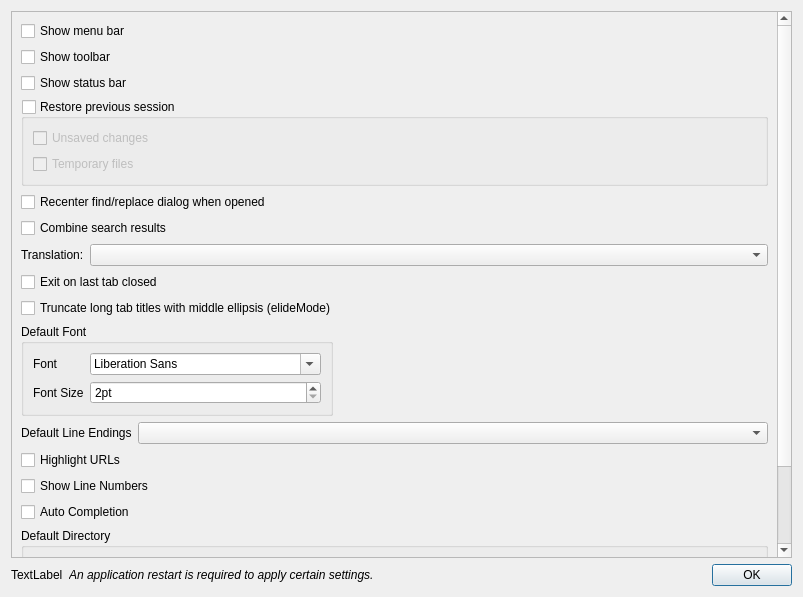
<?xml version="1.0" encoding="UTF-8"?>
<ui version="4.0">
 <class>PreferencesDialog</class>
 <widget class="QDialog" name="PreferencesDialog">
  <property name="geometry">
   <rect>
    <x>0</x>
    <y>0</y>
    <width>803</width>
    <height>597</height>
   </rect>
  </property>
  <property name="windowTitle">
   <string>Preferences</string>
  </property>
  <layout class="QVBoxLayout" name="verticalLayout">
   <item>
    <widget class="QScrollArea" name="scrollArea">
     <property name="widgetResizable">
      <bool>true</bool>
     </property>
     <widget class="QWidget" name="scrollAreaWidgetContents">
      <property name="geometry">
       <rect>
        <x>0</x>
        <y>-99</y>
        <width>769</width>
        <height>644</height>
       </rect>
      </property>
      <layout class="QVBoxLayout" name="verticalLayout_4">
       <item>
        <layout class="QVBoxLayout" name="verticalLayout_2">
         <item>
          <widget class="QCheckBox" name="checkBoxMenuBar">
           <property name="text">
            <string>Show menu bar</string>
           </property>
          </widget>
         </item>
         <item>
          <widget class="QCheckBox" name="checkBoxToolBar">
           <property name="text">
            <string>Show toolbar</string>
           </property>
          </widget>
         </item>
         <item>
          <widget class="QCheckBox" name="checkBoxStatusBar">
           <property name="text">
            <string>Show status bar</string>
           </property>
          </widget>
         </item>
         <item>
          <widget class="QGroupBox" name="gbxRestorePreviousSession">
           <property name="title">
            <string>Restore previous session</string>
           </property>
           <property name="checkable">
            <bool>true</bool>
           </property>
           <property name="checked">
            <bool>false</bool>
           </property>
           <layout class="QVBoxLayout" name="verticalLayout_3">
            <item>
             <widget class="QCheckBox" name="checkBoxUnsavedFiles">
              <property name="text">
               <string>Unsaved changes</string>
              </property>
             </widget>
            </item>
            <item>
             <widget class="QCheckBox" name="checkBoxRestoreTempFiles">
              <property name="text">
               <string>Temporary files</string>
              </property>
             </widget>
            </item>
           </layout>
          </widget>
         </item>
        </layout>
       </item>
       <item>
        <widget class="QCheckBox" name="checkBoxRecenterSearchDialog">
         <property name="text">
          <string>Recenter find/replace dialog when opened</string>
         </property>
        </widget>
       </item>
       <item>
        <widget class="QCheckBox" name="checkBoxCombineSearchResults">
         <property name="text">
          <string>Combine search results</string>
         </property>
        </widget>
       </item>
       <item>
        <layout class="QFormLayout" name="formLayout">
         <property name="labelAlignment">
          <set>Qt::AlignLeading|Qt::AlignLeft|Qt::AlignVCenter</set>
         </property>
         <property name="formAlignment">
          <set>Qt::AlignLeading|Qt::AlignLeft|Qt::AlignTop</set>
         </property>
         <item row="0" column="1">
          <widget class="QComboBox" name="comboBoxTranslation"/>
         </item>
         <item row="0" column="0">
          <widget class="QLabel" name="label">
           <property name="text">
            <string>Translation:</string>
           </property>
          </widget>
         </item>
        </layout>
       </item>
       <item>
        <widget class="QCheckBox" name="checkBoxExitOnLastTabClosed">
         <property name="text">
          <string>Exit on last tab closed</string>
         </property>
        </widget>
       </item>
       <item>
        <widget class="QCheckBox" name="checkBoxTabMiddleEllipsis">
         <property name="text">
          <string>Truncate long tab titles with middle ellipsis (elideMode)</string>
         </property>
        </widget>
       </item>
       <item>
        <layout class="QHBoxLayout" name="horizontalLayout">
         <item>
          <widget class="QGroupBox" name="groupBox">
           <property name="title">
            <string>Default Font</string>
           </property>
           <layout class="QFormLayout" name="formLayout_2">
            <item row="1" column="0">
             <widget class="QLabel" name="label_2">
              <property name="text">
               <string>Font</string>
              </property>
             </widget>
            </item>
            <item row="1" column="1">
             <widget class="QFontComboBox" name="fcbDefaultFont"/>
            </item>
            <item row="3" column="0">
             <widget class="QLabel" name="label_3">
              <property name="text">
               <string>Font Size</string>
              </property>
             </widget>
            </item>
            <item row="3" column="1">
             <widget class="QSpinBox" name="spbDefaultFontSize">
              <property name="suffix">
               <string>pt</string>
              </property>
              <property name="minimum">
               <number>2</number>
              </property>
              <property name="maximum">
               <number>48</number>
              </property>
             </widget>
            </item>
           </layout>
          </widget>
         </item>
         <item>
          <spacer name="horizontalSpacer">
           <property name="orientation">
            <enum>Qt::Horizontal</enum>
           </property>
           <property name="sizeHint" stdset="0">
            <size>
             <width>40</width>
             <height>20</height>
            </size>
           </property>
          </spacer>
         </item>
        </layout>
       </item>
       <item>
        <layout class="QFormLayout" name="formLayout_3">
         <item row="0" column="0">
          <widget class="QLabel" name="label_4">
           <property name="text">
            <string>Default Line Endings</string>
           </property>
          </widget>
         </item>
         <item row="0" column="1">
          <widget class="QComboBox" name="comboBoxLineEndings"/>
         </item>
        </layout>
       </item>
       <item>
        <widget class="QCheckBox" name="checkBoxHighlightURLs">
         <property name="text">
          <string>Highlight URLs</string>
         </property>
        </widget>
       </item>
       <item>
        <widget class="QCheckBox" name="checkBoxShowLineNumbers">
         <property name="text">
          <string>Show Line Numbers</string>
         </property>
        </widget>
       </item>
       <item>
        <widget class="QCheckBox" name="checkBoxAutoCompletion">
         <property name="text">
          <string>Auto Completion</string>
         </property>
        </widget>
       </item>
       <item>
        <widget class="QGroupBox" name="groupBox_2">
         <property name="title">
          <string>Default Directory</string>
         </property>
         <layout class="QVBoxLayout" name="verticalLayout_5">
          <item>
           <widget class="QRadioButton" name="radioFollowCurrentDirectory">
            <property name="text">
             <string>Follow Current Document</string>
            </property>
           </widget>
          </item>
          <item>
           <widget class="QRadioButton" name="radioLastUsedDirectory">
            <property name="text">
             <string>Last Used Directory</string>
            </property>
           </widget>
          </item>
          <item>
           <layout class="QHBoxLayout" name="horizontalLayout_2">
            <item>
             <widget class="QRadioButton" name="radioHardCoded">
              <property name="text">
               <string/>
              </property>
             </widget>
            </item>
            <item>
             <widget class="QLineEdit" name="txtHardCodedPath"/>
            </item>
            <item>
             <widget class="QToolButton" name="btnSelectHardCodedPath">
              <property name="text">
               <string>...</string>
              </property>
             </widget>
            </item>
           </layout>
          </item>
         </layout>
        </widget>
       </item>
       <item>
        <spacer name="verticalSpacer">
         <property name="orientation">
          <enum>Qt::Vertical</enum>
         </property>
         <property name="sizeHint" stdset="0">
          <size>
           <width>20</width>
           <height>40</height>
          </size>
         </property>
        </spacer>
       </item>
      </layout>
     </widget>
    </widget>
   </item>
   <item>
    <layout class="QHBoxLayout" name="layoutAppRestart">
     <item>
      <widget class="QLabel" name="labelAppRestartIcon">
       <property name="text">
        <string>TextLabel</string>
       </property>
      </widget>
     </item>
     <item>
      <widget class="QLabel" name="labelAppRestart">
       <property name="font">
        <font>
         <italic>true</italic>
        </font>
       </property>
       <property name="text">
        <string>An application restart is required to apply certain settings.</string>
       </property>
      </widget>
     </item>
     <item>
      <widget class="QDialogButtonBox" name="buttonBox">
       <property name="orientation">
        <enum>Qt::Horizontal</enum>
       </property>
       <property name="standardButtons">
        <set>QDialogButtonBox::Ok</set>
       </property>
      </widget>
     </item>
    </layout>
   </item>
  </layout>
 </widget>
 <resources/>
 <connections>
  <connection>
   <sender>buttonBox</sender>
   <signal>accepted()</signal>
   <receiver>PreferencesDialog</receiver>
   <slot>accept()</slot>
   <hints>
    <hint type="sourcelabel">
     <x>792</x>
     <y>586</y>
    </hint>
    <hint type="destinationlabel">
     <x>157</x>
     <y>274</y>
    </hint>
   </hints>
  </connection>
  <connection>
   <sender>buttonBox</sender>
   <signal>rejected()</signal>
   <receiver>PreferencesDialog</receiver>
   <slot>reject()</slot>
   <hints>
    <hint type="sourcelabel">
     <x>792</x>
     <y>586</y>
    </hint>
    <hint type="destinationlabel">
     <x>286</x>
     <y>274</y>
    </hint>
   </hints>
  </connection>
 </connections>
</ui>
